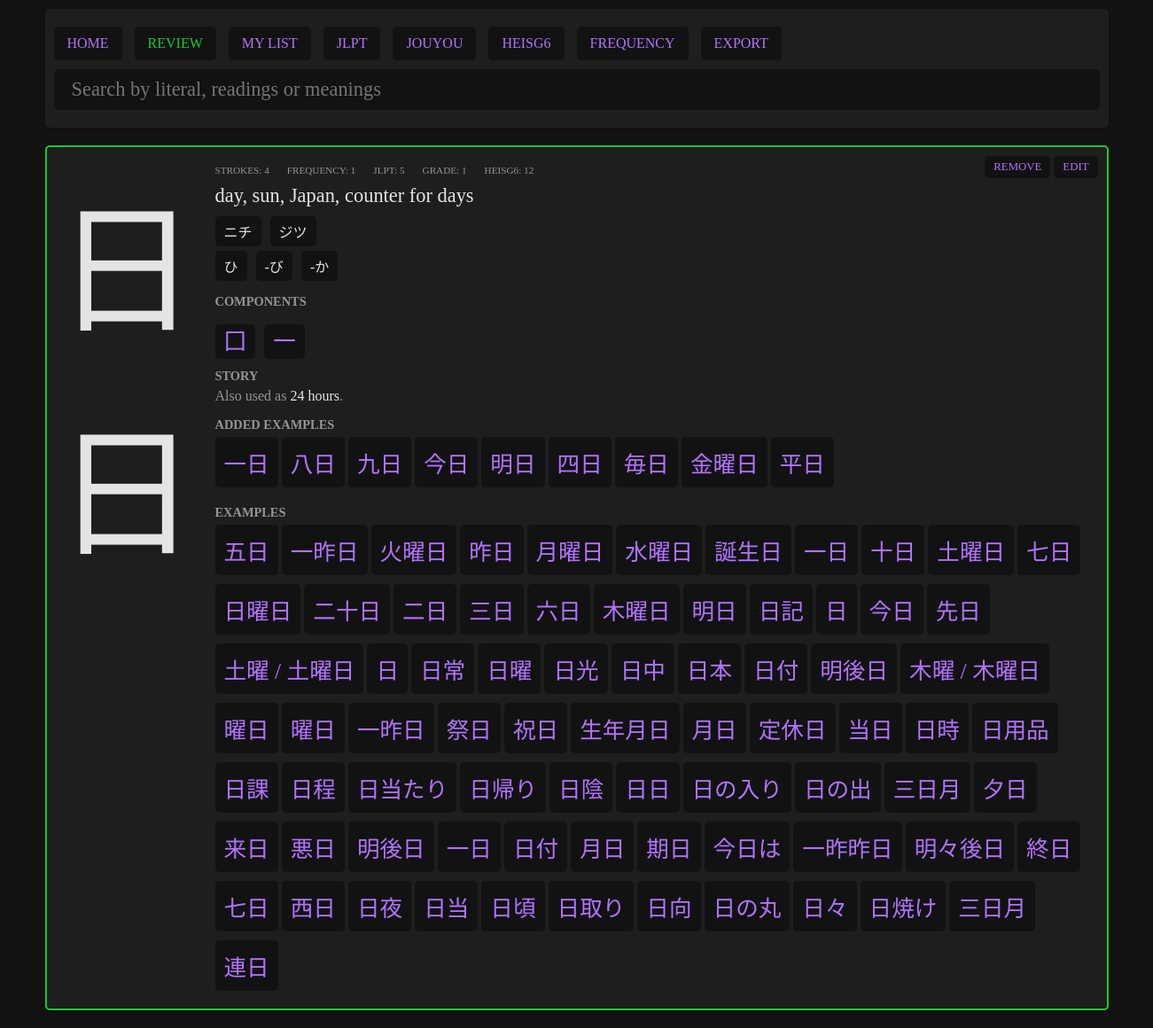
Page /pages/kanji.php?literal=日 on the committed database.
### tables this page shows
CREATE TABLE "kanjis" (
	"literal"	TEXT NOT NULL UNIQUE,
	"meanings"	TEXT NOT NULL,
	"onReadings"	TEXT,
	"kunReadings"	TEXT,
	"strokes"	INTEGER,
	"jlpt"	INTEGER,
	"frequency"	INTEGER,
	"grade"	INTEGER,
	"heisg6"	INTEGER,
	"components"	TEXT,
	"other_forms"	TEXT,
	PRIMARY KEY("literal")
);

### pages/kanji.php (the view, shortened to what this page needs)
<?php
$myPDO = new PDO('sqlite:../data/kanjis.db');
if(isset($_GET['literal'])) {
    if(empty($_GET['literal'])) {
        $error = "No selected kanji.";
    } else {
        $sql = "SELECT kanjis.*, kanjis_study.story, kanjis_study.score, kanjis_study.added FROM kanjis LEFT JOIN kanjis_study ON kanjis.literal = kanjis_study.literal WHERE kanjis.literal = ?";
        $stmt = $myPDO->prepare($sql);
        $results = $stmt->execute([$_GET['literal']]);
        $entry = $stmt->fetch();
    }
}
?>
<?php require '../parts/header.php'; ?>
<?php if(!empty($error)): ?>
     <div class="error">
        <?php echo $error;?>
    </div>
<?php elseif(isset($_GET['literal'])) :?>
    <?php if(!$entry): ?>
        <div class="card empty">
            No results.
        </div>
    <?php else: ?>
        <div class="card <?php if($entry['added'] == 1) echo ' added'; ?>">
            <div class="left">
                <div class="kanji"><?php echo $entry['literal']; ?></div>
                <div class="big-kanji"><?php echo $entry['literal']; ?></div>
            </div>
            <div class="right">
                    <div class="meta">
                        <div class="item">
                            <span class="ref">strokes</span>
                            <span class="number"><?php echo $entry['strokes']; ?></span>
                        </div>
                        <?php if(!empty($entry['frequency'])): ?>
                        <div class="item">
                            <span class="ref">frequency</span>
                            <span class="number"><?php echo $entry['frequency']; ?></span>
                        </div>
                        <?php endif; ?>
                        <?php if(!empty($entry['jlpt'])): ?>
                        <div class="item">
                            <span class="ref">jlpt</span>
                            <span class="number"><?php echo $entry['jlpt']; ?></span>
                        </div>
                        <?php endif; ?>
                        <?php if(!empty($entry['grade'])): ?>
                        <div class="item">
                            <span class="ref">grade</span>
                            <span class="number">
                            <?php
                                if($entry['grade'] <= 6) {
                                    echo $entry['grade'];
                                } elseif($entry['grade'] == 8) {
                                    echo "HighSchool(Jouyou)";
                                } elseif($entry['grade'] == 9) {
                                    echo "Jinmeiyou(Names)";
                                } else {
                                    echo "Jinmeiyou(Names extra)";
                                }
                            ?>
                            </span>
                        </div>
                        <?php endif; ?>
                        <?php if(!empty($entry['heisg6'])): ?>
                        <div class="item">
                            <span class="ref">heisg6</span>
                            <span class="number"><?php echo $entry['heisg6']; ?></span>
                        </div>
                        <?php endif; ?>
                    </div>
                <div class="meanings">
                    <?php echo str_replace(";", ", ", $entry['meanings']); ?>
                </div>
                <?php if(!isset($_SESSION['simple']) || $_SESSION['simple'] == 'off'): ?>
                <?php
                    if(!empty($entry['onReadings'])) {
                        echo '<div class="readings">';
                        $onReadingsArray = explode(";", $entry['onReadings']);
                        foreach($onReadingsArray as $onReading) {
                            echo '<div class="reading">'.$onReading.'</div>';
                        }
                        echo '</div>';
                    }
                ?>
                <?php
                    if(!empty($entry['kunReadings'])) {
                        echo '<div class="readings">';
                        $kunReadingsArray = explode(";", $entry['kunReadings']);
                        foreach($kunReadingsArray as $kunReading) {
                            echo '<div class="reading">'.$kunReading.'</div>';
                        }
                        echo '</div>';
                    }
                ?>
                <?php endif;  ?>
                <?php
                    if(!empty($entry['components'])) {
                        echo '<div class="title">Components</div>';
                        echo '<div class="components">';
                        $componentsArray = explode(";", $entry['components']);
                        foreach($componentsArray as $component) {
                            echo '<div class="component"><a href="kanji.php?literal='.$component.'">'.$component.'</a></div>';
                        }
                        echo '</div>';
                    }
                ?>
                <?php if(!empty($entry['story'])): ?>
                <div class="story">
                    <div class="title">Story</div>
                    <?php
                        $pattern = '/#(.+?)#/';
                        $story = preg_replace($pattern, '<a href="kanji.php?literal=$1">$1</a>',$entry['story']);
                        $pattern = '/\_(.+?)\_/';
                        echo preg_replace($pattern, '<span>$1</span>',$story);
                    ?>
                </div>
                <?php endif; ?>
                <?php
                    $sql = "SELECT examples.*, examples_study.added FROM examples LEFT JOIN examples_study ON examples.id = examples_study.examples_id WHERE examples_study.added = 1 AND examples.kanji != '' AND kanji LIKE ? ORDER BY jlpt DESC";
                    $stmt = $myPDO->prepare($sql);
                    $stmt->execute(['%'.$entry['literal'].'%']);
                    $my_examples = $stmt->fetchAll();
                    $sql = "SELECT examples.*, examples_study.added FROM examples LEFT JOIN examples_study ON examples.id = examples_study.examples_id WHERE (examples_study.added = 0 OR examples_study.added IS NULL) AND examples.kanji != '' AND kanji LIKE ? ORDER BY jlpt DESC";
                    $stmt = $myPDO->prepare($sql);
                    $stmt->execute(['%'.$entry['literal'].'%']);
                    $examples = $stmt->fetchAll();
                ?>
                <?php if(!empty($my_examples)): ?>
                <div class="words">
                    <div class="title">Added examples</div>
                    <?php foreach($my_examples as $example): ?>
                    <div class="word">
                        <a href="search.php?query=<?php echo $example['kanji'];?>" class="example-kanji"><?php echo $example['kanji']; ?></a>
                    </div>
                    <?php endforeach; ?>
                </div>
                <?php endif; ?>
                <?php if(!empty($examples)): ?>
                <div class="words">
                    <div class="title">Examples</div>
                    <?php foreach($examples as $example): ?>
                    <div class="word">
                        <a href="search.php?query=<?php echo $example['kanji'];?>" class="example-kanji"><?php echo $example['kanji']; ?></a>
                    </div>
                    <?php endforeach; ?>
                </div>
                <?php endif; ?>
            </div>
            <div class="action">
                <?php if($entry['added'] == '' || $entry['added'] == 0): ?>
                    <form action="../actions/add_kanji_to_study.php" method="POST">
                        <input type="hidden" name="literal" value="<?php echo $entry['literal'];?>">
                        <button type="submit">add</button>
                    </form>
                <?php else: ?>
                    <form action="../actions/remove_kanji_from_study.php" method="POST">
                        <button type="submit">remove</button>
                    </form>
                <?php endif; ?>
                <button id="edit-toggle">edit</button>
            </div>
        </div>
    <?php endif;?>
<?php else: ?>
    <div class="card empty">
        No kanji selected.
    </div>
<?php endif;?>
<?php require '../parts/footer.php'; ?>

### data/style.css (style rules this page uses)
body { background:#121212; color:#e4e4e4; font-family: "NotoSansJP"; }
* { box-sizing: border-box; }
.card, .header, .list { position:relative; background:#1e1e1e; display:flex; border-radius: 5px; box-shadow: 1px 2px 1px rgba(0, 0, 0, 0.1); margin-bottom:20px; }
.card.added { border:2px solid #16cc2e; }
.card .right { display: flex; flex-direction: column; flex-grow: 2; align-items: flex-start; padding:10px; }
.card .left .kanji { font-family:"NotoSansJP", "BabelStoneHan"; font-size:120pt; padding:10px; }
.card .left .big-kanji { font-family:"KanjiStrokeOrders", "BabelStoneHan"; font-size:120pt; padding:10px; }
.card .right .meta, .card .right .components { display:flex; flex-wrap: wrap; flex-direction: row; justify-items: center; margin-top:10px; }
.card .right .readings { display:flex; flex-wrap: wrap; flex-direction: row; justify-items: center; }
.card .right .story { padding:5px 0; color:#959595; }
.card .right .meta .item { margin:0 20px 0 0; color:#959595; font-size: 0.7em; text-transform: uppercase; }
.card .right .meta .item .ref::after { content:': '; }
.card .right .meanings { font-size: 1.4em; margin:10px 0 ; }
.card .right .readings .reading, .card .right .component a { background-color:#121212; margin:0 10px 5px 0; padding:5px 10px; border-radius: 5px; font-family: "NotoSansJP"; }
.card .right .component { font-size: 1.6em; }
.card .action { position: absolute; top:10px; right:10px; }
.card .action form { display:inline-block; }
a, button { text-decoration: none; color:#b173fd; }
.words .word { border-radius: 5px; background:#121212; margin-bottom:10px; display: inline-block; position:relative; cursor:default; }
.title { text-transform: uppercase; color:#959595; font-weight: bold; font-size:0.9em; padding:5px 0; margin-top:5px; }
.card .right .components .component a { font-family:"NotoSansJP", "BabelStoneHan"; }
.story span { color:#e4e4e4; }
.word { overflow: visible; }
.word a { display: inline-block; font-size: 1.6em; padding:10px; }

### rows in the picture
kanjis: literal "日", strokes "4", frequency "1", jlpt "5", grade "1", heisg6 "12", meanings "day, sun, Japan, counter for days", onReadings "ニチ", onReadings "ジツ", kunReadings "ひ", kunReadings "-び", kunReadings "-か", components "囗", components "一"

### other values in the picture
$example['kanji'] "一日"
$example['kanji'] "八日"
$example['kanji'] "九日"
$example['kanji'] "今日"
$example['kanji'] "明日"
$example['kanji'] "四日"
$example['kanji'] "毎日"
$example['kanji'] "金曜日"
$example['kanji'] "平日"
$example['kanji'] "五日"
$example['kanji'] "一昨日"
$example['kanji'] "火曜日"
$example['kanji'] "昨日"
$example['kanji'] "月曜日"
$example['kanji'] "水曜日"
